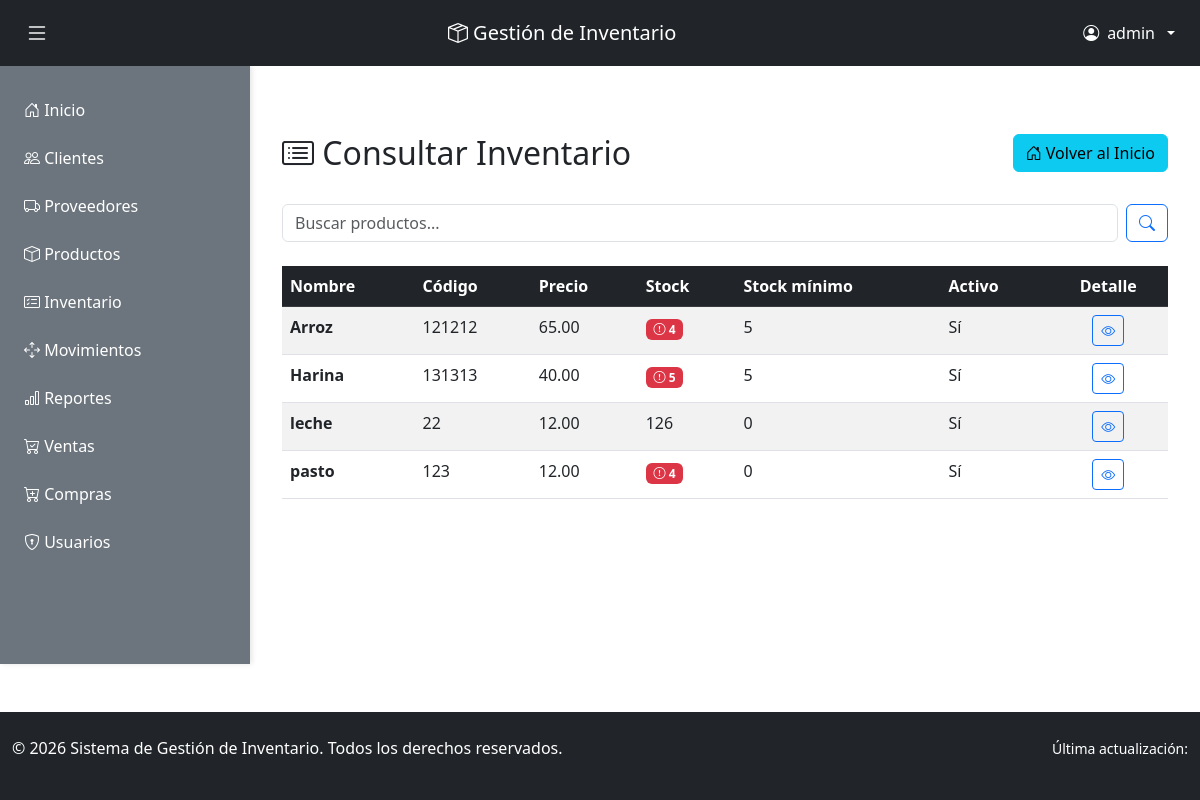
The page /inventario/ (signed in) on the database as committed earlier.
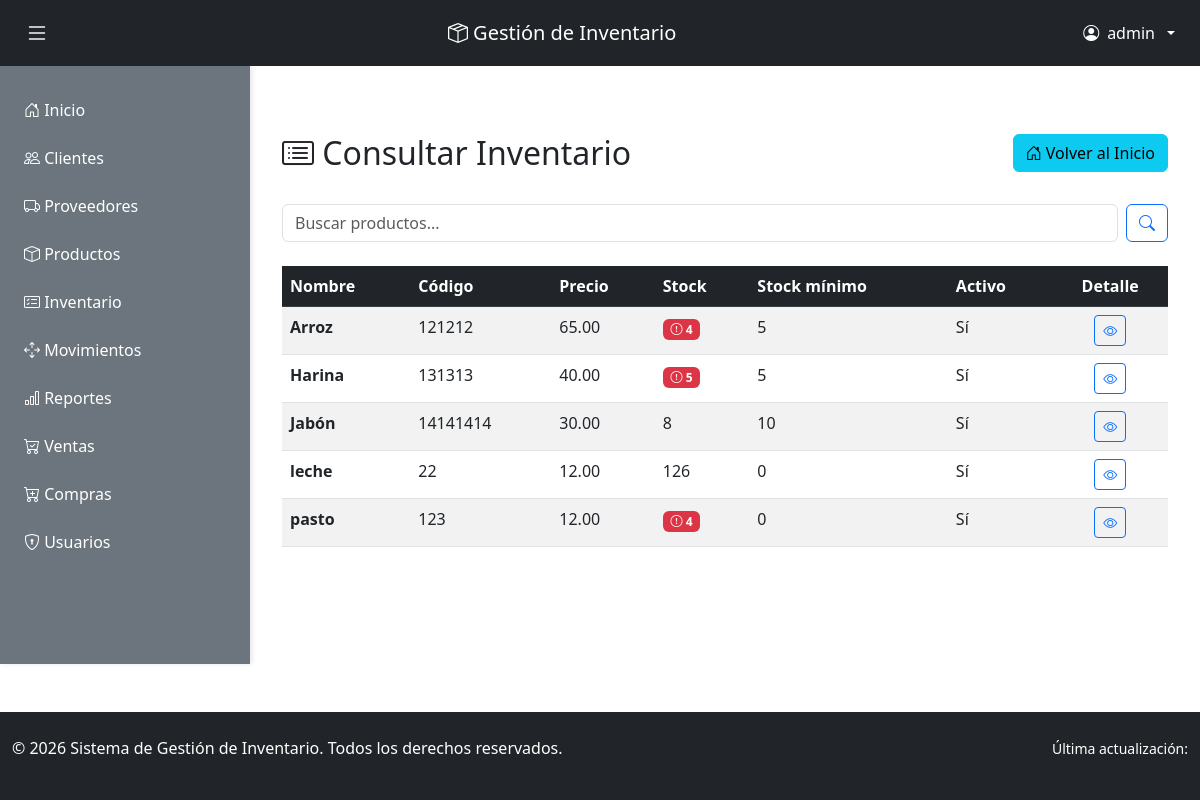
The same page on the database as committed later.
### inventario/models.py (models this page shows, shortened)
class Producto(models.Model):
    nombre_producto = models.CharField(max_length=100)
    codigo = models.CharField(max_length=50, unique=True)
    descripcion = models.TextField()
    precio = models.DecimalField(max_digits=10, decimal_places=2)
    stock = models.PositiveIntegerField(default=0)
    stock_minimo = models.PositiveIntegerField(default=0)
    fecha_creacion = models.DateTimeField(auto_now_add=True)
    activo = models.BooleanField(default=True)
    class Meta:
        ordering = ['nombre_producto']
        verbose_name = 'Producto'
        verbose_name_plural = 'Productos'
    def stock_critico_nivel(self):
        return self.stock <= 5

### inventario/views.py (the view)
# urls.py: path('inventario/', views.ver_inventario, name='consultar_inventario'),
@login_required(login_url='login')
@administrador_required
@require_http_methods(["GET"])
def ver_inventario(request):
    query = request.GET.get('q', '').strip()
    productos = Producto.objects.all()
    if query:
        productos = productos.filter(
            Q(nombre_producto__icontains=query) |
            Q(codigo__icontains=query) |
            Q(descripcion__icontains=query)
        )
    contexto = {'productos': productos, 'query': query}
    return render(request, 'inventario_consulta.html', contexto)

### inventario/views.py (called while the page is built)
def administrador_required(view_func):
    return user_passes_test(
        lambda u: u.is_authenticated and (
            u.is_superuser or
            (hasattr(u, 'perfil') and u.perfil.rol == 'administrador')
        ),
        login_url='login',
        redirect_field_name=None
    )(view_func)

### inventario/templates/inventario_consulta.html (shortened to what this page needs)
{% extends 'base.html' %}
{% block content %}
<div class="container my-5">
    <div class="row mb-4">
        <div class="col-md-6">
            <h2><i class="bi bi-card-list"></i> Consultar Inventario</h2>
        </div>
        <div class="col-md-6 text-end">
            <a href="{% url 'inicio' %}" class="btn btn-info">
                <i class="bi bi-house-door"></i> Volver al Inicio
            </a>
        </div>
    </div>
    <div class="row mb-4">
        <div class="col-md-12">
            <form method="get" class="d-flex" role="search">
                <input type="search" name="q" class="form-control me-2" placeholder="Buscar productos..." value="{{ query }}">
                <button class="btn btn-outline-primary" type="submit"><i class="bi bi-search"></i></button>
            </form>
        </div>
    </div>
    {% if productos %}
        <div class="table-responsive">
            <table class="table table-hover table-striped">
                <thead class="table-dark">
                    <tr>
                        <th>Nombre</th>
                        <th>Código</th>
                        <th>Precio</th>
                        <th>Stock</th>
                        <th>Stock mínimo</th>
                        <th>Activo</th>
                        <th class="text-center">Detalle</th>
                    </tr>
                </thead>
                <tbody>
                    {% for producto in productos %}
                        <tr>
                            <td><strong>{{ producto.nombre_producto }}</strong></td>
                            <td>{{ producto.codigo }}</td>
                            <td>{{ producto.precio }}</td>
                        <td>
                            {% if producto.stock_critico_nivel %}
                                <span class="badge bg-danger"><i class="bi bi-exclamation-circle"></i> {{ producto.stock }}</span>
                            {% else %}
                                {{ producto.stock }}
                            {% endif %}
                        </td>
                            <td>{{ producto.stock_minimo }}</td>
                            <td>{% if producto.activo %}Sí{% else %}No{% endif %}</td>
                            <td class="text-center">
                                <a href="{% url 'detalle_producto' producto.id %}" class="btn btn-sm btn-outline-primary">
                                    <i class="bi bi-eye"></i>
                                </a>
                            </td>
                        </tr>
                    {% endfor %}
                </tbody>
            </table>
        </div>
    {% else %}
        <div class="alert alert-info text-center">
            No se encontraron productos para los filtros ingresados.
        </div>
    {% endif %}
</div>
{% endblock %}

Rows that differ between the two databases and show on the page:
added Producto: nombre_producto "Jabón", codigo "14141414", precio "30.00", stock "8", stock_minimo "10", activo "Sí"
